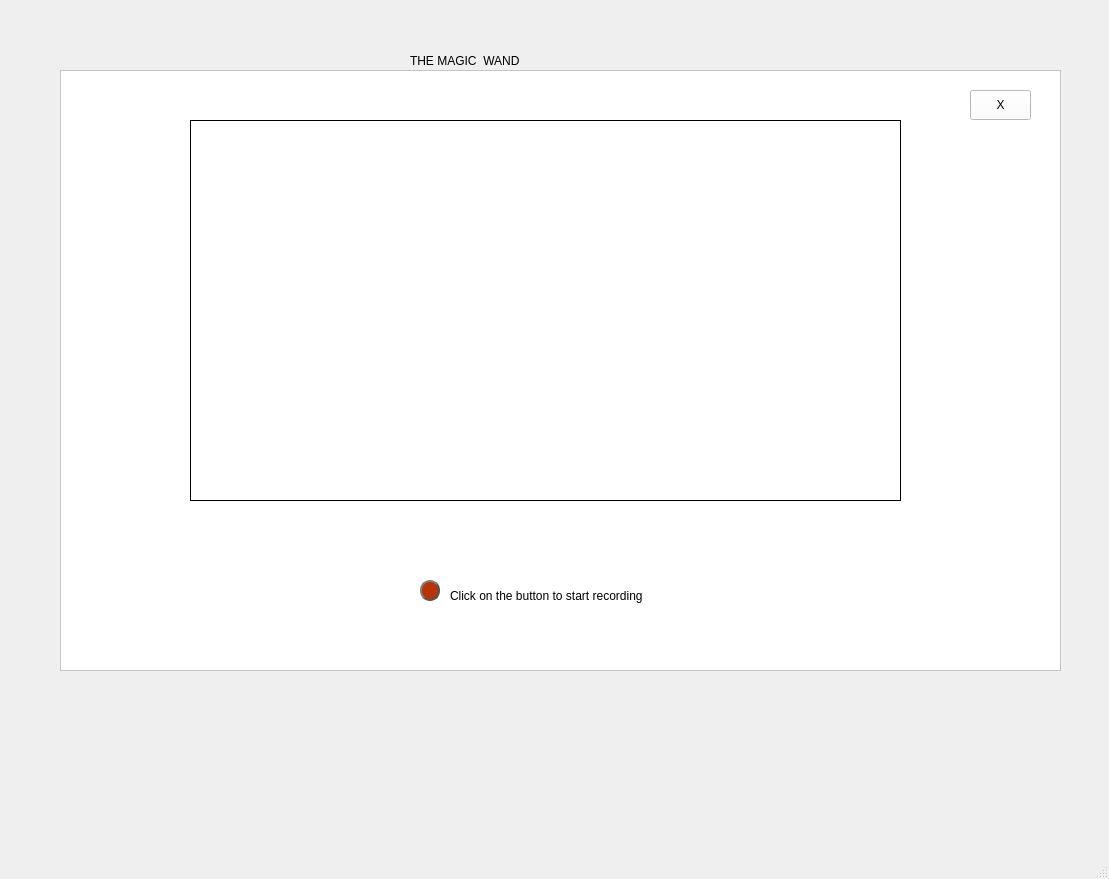
<?xml version="1.0" encoding="UTF-8"?>
<ui version="4.0">
 <class>MainWindow</class>
 <widget class="QMainWindow" name="MainWindow">
  <property name="geometry">
   <rect>
    <x>0</x>
    <y>0</y>
    <width>1109</width>
    <height>879</height>
   </rect>
  </property>
  <property name="windowTitle">
   <string>MainWindow</string>
  </property>
  <widget class="QWidget" name="centralwidget">
   <widget class="QFrame" name="frame">
    <property name="geometry">
     <rect>
      <x>60</x>
      <y>70</y>
      <width>1001</width>
      <height>601</height>
     </rect>
    </property>
    <property name="styleSheet">
     <string notr="true">background-color: rgb(255, 255, 255);</string>
    </property>
    <property name="frameShape">
     <enum>QFrame::StyledPanel</enum>
    </property>
    <property name="frameShadow">
     <enum>QFrame::Raised</enum>
    </property>
    <widget class="QPushButton" name="pushButton_close">
     <property name="geometry">
      <rect>
       <x>910</x>
       <y>20</y>
       <width>61</width>
       <height>30</height>
      </rect>
     </property>
     <property name="text">
      <string>X</string>
     </property>
    </widget>
    <widget class="QPushButton" name="pushButton_mic">
     <property name="geometry">
      <rect>
       <x>360</x>
       <y>510</y>
       <width>20</width>
       <height>21</height>
      </rect>
     </property>
     <property name="styleSheet">
      <string notr="true">QPushButton {
 
	color: rgb(170, 0, 0);
    border: 2px solid #555;
    border-radius: 10px;
    border-style: outset;
	background-color: rgb(184, 52, 7);
    background: qradialgradient(
        cx: 0.3, cy: -0.4, fx: 0.3, fy: -0.4,
        radius: 1.35, stop: 0 #fff, stop: 1 #888
        );
    padding: 5px;
    }

QPushButton:hover {
    background: qradialgradient(
        cx: 0.3, cy: -0.4, fx: 0.3, fy: -0.4,
        radius: 1.35, stop: 0 #fff, stop: 1 #bbb
        );
    }

QPushButton:pressed {
    border-style: inset;
    background: qradialgradient(
        cx: 0.4, cy: -0.1, fx: 0.4, fy: -0.1,
        radius: 1.35, stop: 0 #fff, stop: 1 #ddd
        );
    }</string>
     </property>
     <property name="text">
      <string/>
     </property>
    </widget>
    <widget class="QLabel" name="label_turn_on_mic">
     <property name="geometry">
      <rect>
       <x>390</x>
       <y>510</y>
       <width>241</width>
       <height>31</height>
      </rect>
     </property>
     <property name="styleSheet">
      <string notr="true">font: 10pt &quot;Noto Serif Tibetan&quot;;</string>
     </property>
     <property name="text">
      <string>Click on the button to start recording</string>
     </property>
    </widget>
    <widget class="QLabel" name="label_img">
     <property name="geometry">
      <rect>
       <x>130</x>
       <y>50</y>
       <width>711</width>
       <height>381</height>
      </rect>
     </property>
     <property name="frameShape">
      <enum>QFrame::Box</enum>
     </property>
     <property name="pixmap">
      <pixmap>intro_img.png</pixmap>
     </property>
    </widget>
    <widget class="QLabel" name="label_recog">
     <property name="geometry">
      <rect>
       <x>370</x>
       <y>450</y>
       <width>191</width>
       <height>22</height>
      </rect>
     </property>
     <property name="styleSheet">
      <string notr="true">font: 16pt &quot;Carlito&quot;;
color: rgb(255, 85, 127);</string>
     </property>
     <property name="text">
      <string/>
     </property>
    </widget>
   </widget>
   <widget class="QLabel" name="label_2">
    <property name="geometry">
     <rect>
      <x>410</x>
      <y>40</y>
      <width>161</width>
      <height>41</height>
     </rect>
    </property>
    <property name="styleSheet">
     <string notr="true">font: 12pt &quot;Bitstream Vera Sans&quot;;</string>
    </property>
    <property name="text">
     <string>THE MAGIC  WAND</string>
    </property>
   </widget>
  </widget>
  <widget class="QMenuBar" name="menubar">
   <property name="geometry">
    <rect>
     <x>0</x>
     <y>0</y>
     <width>1109</width>
     <height>28</height>
    </rect>
   </property>
  </widget>
  <widget class="QStatusBar" name="statusbar"/>
 </widget>
 <resources>
  <include location="magicwand.qrc"/>
 </resources>
 <connections/>
</ui>
